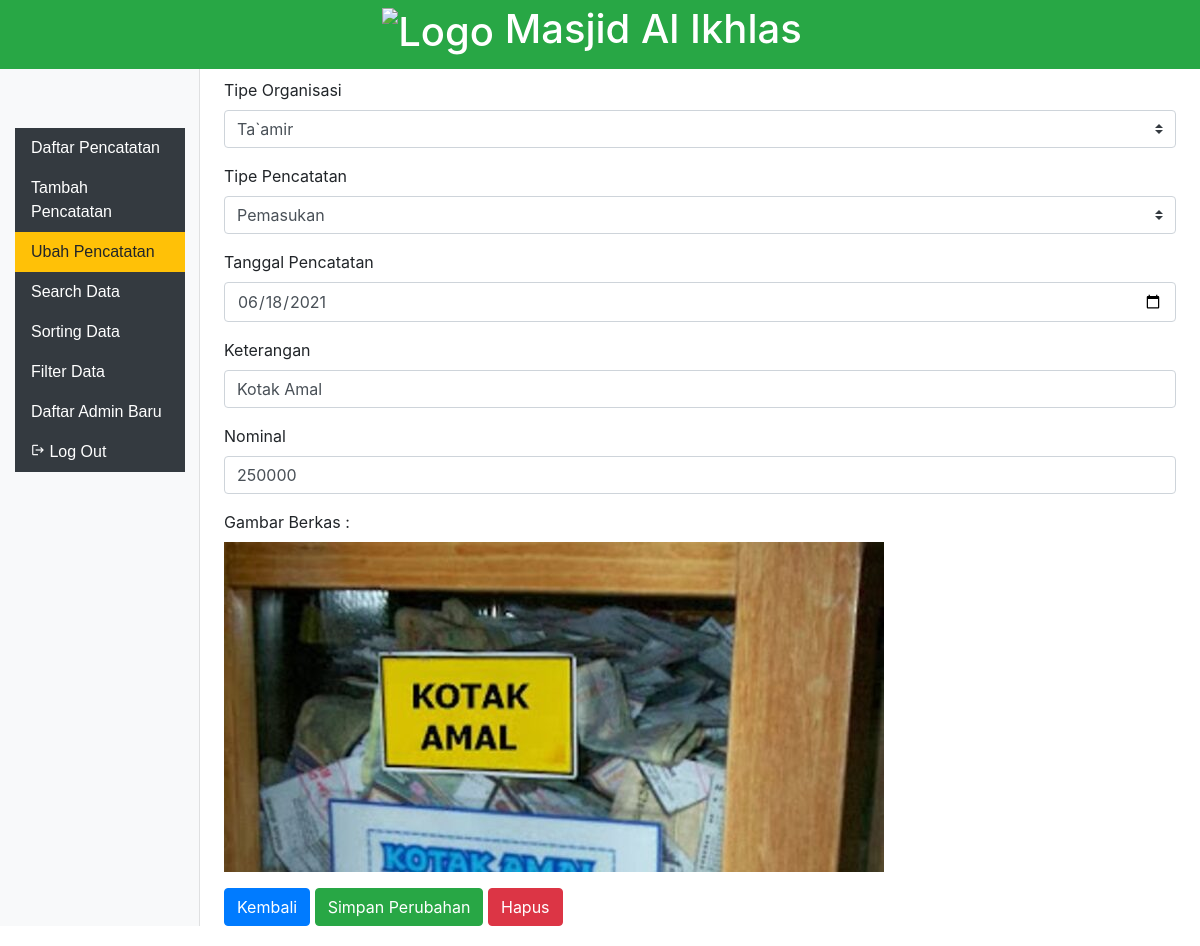
/ubah-pencatatan.php?id_keuangan=19 (signed in), run on the app's committed database.
### tables this page shows
CREATE TABLE `tbl_keuangan` (
  `id_keuangan` int(30) NOT NULL,
  `id_admin` int(30) NOT NULL,
  `tipe_organisasi` varchar(30) NOT NULL,
  `tipe_pencatatan` varchar(30) NOT NULL,
  `tanggal` date NOT NULL,
  `keterangan` varchar(255) NOT NULL,
  `nominal` int(30) NOT NULL,
  `berkas` varchar(255) NOT NULL
);

### ubah-pencatatan.php (the view, shortened to what this page needs)
<?php
  include ('koneksi.php');
  $id_keuangan = $_GET['id_keuangan'];
  $query = "SELECT * FROM tbl_keuangan WHERE id_keuangan='$id_keuangan'";
  $result = mysqli_query($conn,$query);
  $row = mysqli_fetch_assoc($result);
?>
<!DOCTYPE html>
<html>
  <head>
      <link href="assets/css/style.css" rel="stylesheet">
      <link href="assets/css/bootstrap.min.css" rel="stylesheet">
  </head>
  <body>
    <nav class="navbar fixed-top navbar-dark bg-success justify-content-center p-0">
      <a class="navbar-brand" href="#">
        <h1><img src="assets/img/logoMasjid.png" alt="Logo" style="width:40px;">  Masjid Al Ikhlas</h1>
      </a>
    </nav>
    <div class="container-fluid">
      <div class="row">
        <nav class="col-md-2 d-none d-md-block bg-light sidebar">
          <div class="sidebar-sticky">
            <ul class="nav flex-column" style="margin-top:60px;">
              <li class="nav-item">
                    <a class="nav-link btn-outline-dark active" href="<?php echo "admin.php"; ?>">Daftar Pencatatan</a>
                </li>
                <li class="nav-item">
                    <a class="nav-link btn-outline-dark active" href="<?php echo "tambah-pencatatan.php"; ?>">Tambah Pencatatan</a>
                </li>
                <li class="nav-item">
                    <a class="nav-link btn-outline-warning active" href="">Ubah Pencatatan</a>
                </li>
                <li class="nav-item">
                    <a class="nav-link btn-outline-dark active" href="<?php echo "pencarian-pencatatan.php"; ?>">Search Data</a>
                </li>
                <li class="nav-item">
                    <a class="nav-link btn-outline-dark active" href="<?php echo "sorting.php"; ?>">Sorting Data</a>
                </li>
                <li class="nav-item">
                    <a class="nav-link btn-outline-dark active" href="<?php echo "filter.php"; ?>">Filter Data</a>
                </li>
                <li class="nav-item">
                    <a class="nav-link btn-outline-dark active" href="<?php echo "register.php"; ?>">Daftar Admin Baru</a>
                </li>
                <li class="nav-item">
                    <a class="nav-link btn-outline-dark active" href="<?php echo "logout.php"; ?>"><span class="material-icons" style="font-size: 14px;">logout</span> Log Out</a>
                </li>
            </ul>
          </div>
        </nav>
        <main role="main" class="col-md-9 ml-sm-auto col-lg-10 px-4">
          <form action="proses-pencatatan.php?id_keuangan=<?php echo $id_keuangan;?>" method="POST" enctype="multipart/form-data">
            <div class="form-group">
              <label>Tipe Organisasi</label>
              <select class="custom-select" name="tipe_organisasi" required="required">
                <?php
                  if($row['tipe_organisasi'] == "TA`AMIR")
                  {
                    echo "<option value='TA`AMIR' selected>Ta`amir</option>";
                  }
                ?>
              </select>
            </div>
            <div class="form-group">
              <label>Tipe Pencatatan</label>
              <select class="custom-select" name="tipe_pencatatan" required="required">
              <?php
                  if($row['tipe_pencatatan'] == "PENGELUARAN")
                  {
                    echo "<option value=''>Pilih Salah Satu</option>";
                    echo "<option value='PENGELUARAN' selected>Pengeluaran</option>";
                    echo "<option value='PEMASUKAN'>Pemasukan</option>";
                  }
                  else if($row['tipe_pencatatan'] == "PEMASUKAN")
                  {
                    echo "<option value='PEMASUKKAN' selected>Pemasukan</option>";
                  }
                  else
                  {
                    echo "<option value=''>Pilih Salah Satu</option>";
                    echo "<option value='PENGELUARAN'>Pengeluaran</option>";
                    echo "<option value='PEMASUKKAN'>Pemasukan</option>";
                  }
                ?>
              </select>
            </div>
            <div class="form-group">
              <label>Tanggal Pencatatan</label>
              <input type="date" class="form-control" name="tanggal" value="<?php echo $row['tanggal'];?>" required="required">
            </div>
            <div class="form-group">
              <label>Keterangan</label>
              <input type="text" class="form-control" placeholder="<?php echo $row['keterangan'];?>" name="keterangan" value="<?php echo $row['keterangan'];?>" required="required" maxlength="255">
            </div>
            <div class="form-group">
              <label>Nominal</label>
              <input type="text" class="form-control" placeholder="<?php echo $row['nominal'];?>" name="nominal" value="<?php echo $row['nominal'];?>" required="required">
            </div>
            <div class="form-group">
              <label>Gambar Berkas :</label>
              <br><img src="berkas/<?php echo $row['berkas']?>" alt="" style="max-width: 720px; max-height:75%;">
            </div>
            <a href="index.php" class="btn btn-primary">Kembali</a>
            <button type="submit" name="ubah_pencatatan" class="btn btn-success">Simpan Perubahan</button>
            <a href="<?php echo "hapus-pencatatan.php?id_keuangan=$id_keuangan" ?>" class="btn btn-danger"> Hapus</a>
          </form>
        </main>
      </div>
    </div>
  </body>
</html>

### assets/css/style.css (style rules this page uses)
body { height: 100%; font-family: sans-serif; padding-top: 20px; padding-bottom: 20px; }
.sidebar { position: fixed; z-index: 100; padding: 48px 0 0; box-shadow: inset -1px 0 0 rgba(0, 0, 0, .1); }
.sidebar-sticky { position: relative; overflow-x: hidden; overflow-y: auto; }
.sidebar-sticky ul li { font-family: sans-serif; }
[role="main"] { padding-top: 50px; }

### data on the page
tbl_keuangan: tipe_organisasi "Ta`amir", tipe_pencatatan "Pemasukan", tanggal "06/18/2021", keterangan "Kotak Amal", nominal "250000", berkas (picture)
